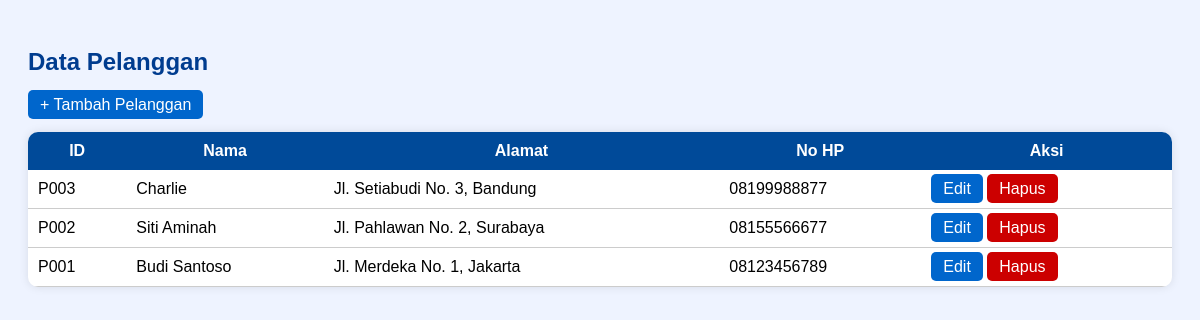
/pelanggan_index.php (signed in), run on the app's committed database.
### tables this page shows
CREATE TABLE `pelanggan` (
  `id` varchar(20) NOT NULL,
  `nama` varchar(100) DEFAULT NULL,
  `jenis_kelamin` enum('L','P') DEFAULT NULL,
  `telp` varchar(12) DEFAULT NULL,
  `alamat` text DEFAULT NULL
);

### pelanggan_index.php (the view, shortened to what this page needs)
<?php
include "koneksi.php";
$stmt = $pdo->query("SELECT * FROM pelanggan ORDER BY id DESC");
$pelanggan = $stmt->fetchAll();
?>
<!DOCTYPE html>
<html>
<head>
</head>
<body>
<h2>Data Pelanggan</h2>
<a href="pelanggan_tambah.php" class="btn">+ Tambah Pelanggan</a>
<br><br>
<table>
    <tr>
        <th>ID</th>
        <th>Nama</th>
        <th>Alamat</th>
        <th>No HP</th>
        <th>Aksi</th>
    </tr>
    <?php foreach ($pelanggan as $p): ?>
    <tr>
        <td><?= $p['id'] ?></td>
        <td><?= $p['nama'] ?></td>
        <td><?= $p['alamat'] ?></td>
        <td><?= $p['telp'] ?></td>
        <td>
            <a class="btn" href="pelanggan_edit.php?id=<?= $p['id'] ?>">Edit</a>
            <a class="btn btn-danger" href="pelanggan_hapus.php?id=<?= $p['id'] ?>" onclick="return confirm('Hapus data?')">Hapus</a>
        </td>
    </tr>
    <?php endforeach; ?>
</table>
</body>
</html>

### pelanggan_index.php (style rules this page uses)
body { font-family: Arial, sans-serif; padding: 20px; background: #eef3ff; }
h2 { color: #003c8f; }
table { width: 100%; border-collapse: collapse; background: white; border-radius: 10px; overflow: hidden; box-shadow: 0 0 10px rgba(0,0,0,0.1); }
th { background: #004a99; color: white; padding: 10px; }
td { padding: 10px; border-bottom: 1px solid #ccc; }
.btn { padding: 6px 12px; background: #0066cc; color: white; border-radius: 5px; text-decoration: none; }
.btn-danger { background: #cc0000; }

### data on the page
pelanggan: id "P003", nama "Charlie", alamat "Jl. Setiabudi No. 3, Bandung", telp "08199988877"
pelanggan: id "P002", nama "Siti Aminah", alamat "Jl. Pahlawan No. 2, Surabaya", telp "08155566677"
pelanggan: id "P001", nama "Budi Santoso", alamat "Jl. Merdeka No. 1, Jakarta", telp "08123456789"
